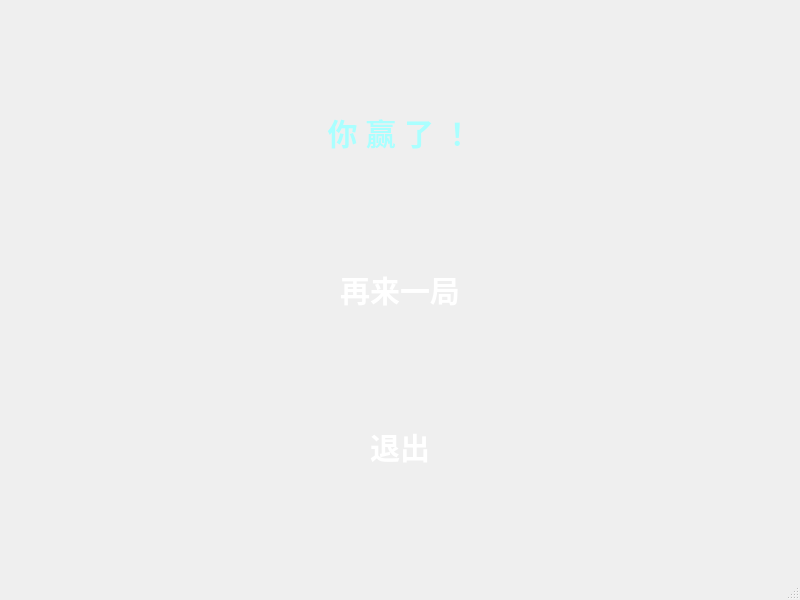
<?xml version="1.0" encoding="UTF-8"?>
<ui version="4.0">
 <class>MainWindow3</class>
 <widget class="QMainWindow" name="MainWindow3">
  <property name="geometry">
   <rect>
    <x>0</x>
    <y>0</y>
    <width>800</width>
    <height>600</height>
   </rect>
  </property>
  <property name="windowTitle">
   <string>MainWindow</string>
  </property>
  <property name="styleSheet">
   <string notr="true">QMainWindow{
background-image: url(:/image/1.jpg)
}
QPushButton{
border-style:outset;
border-radius:10px;
font:bold 30px;
color:rgb(255, 255, 255);
padding:6px;
}
QPushButton:hover{
color:rgb(203, 255, 255);
}
QPushButton:pressed{
color:rgb(153, 255, 255);
}</string>
  </property>
  <widget class="QWidget" name="centralwidget">
   <layout class="QVBoxLayout" name="verticalLayout">
    <item>
     <widget class="QPushButton" name="pushButton_3">
      <property name="styleSheet">
       <string notr="true">font: 75 20pt &quot;微软雅黑&quot;;
color:rgb(170, 255, 255);</string>
      </property>
      <property name="text">
       <string>你 赢 了 ！</string>
      </property>
      <property name="flat">
       <bool>true</bool>
      </property>
     </widget>
    </item>
    <item>
     <widget class="QPushButton" name="pushButton">
      <property name="styleSheet">
       <string notr="true"/>
      </property>
      <property name="text">
       <string>再来一局</string>
      </property>
      <property name="flat">
       <bool>true</bool>
      </property>
     </widget>
    </item>
    <item>
     <widget class="QPushButton" name="pushButton_2">
      <property name="styleSheet">
       <string notr="true"/>
      </property>
      <property name="text">
       <string>退出</string>
      </property>
      <property name="flat">
       <bool>true</bool>
      </property>
     </widget>
    </item>
   </layout>
  </widget>
  <widget class="QMenuBar" name="menubar">
   <property name="geometry">
    <rect>
     <x>0</x>
     <y>0</y>
     <width>800</width>
     <height>17</height>
    </rect>
   </property>
  </widget>
  <widget class="QStatusBar" name="statusbar"/>
 </widget>
 <resources/>
 <connections/>
</ui>
